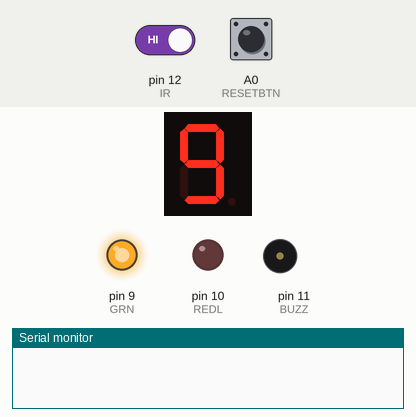
A sketch run on a simulated Arduino Uno, built with avr-gcc and run on an emulated ATmega328P. On the bench: 1-digit seven-segment display, output pins drawn as LEDs (lit = HIGH), buzzer (waves = sounding, pin HIGH), the last lines printed to the serial monitor. Wiring (inferred from the names in the program): 1-digit 7-segment display, segments lit when HIGH: segments pin 2, pin 3, pin 4, pin 5, pin 6, pin 7, pin 8. The test bench sets the inputs (shaded band); at power-on: pin 12 (IR) HIGH, A0 (RESETBTN) HIGH. The segment pins are drawn as the display they are named for; pins used as bus, display or sensor lines are not drawn.

Above: at 1.2 s.
1.3 s: pin 12 (IR) driven LOW
At 1.6 s:
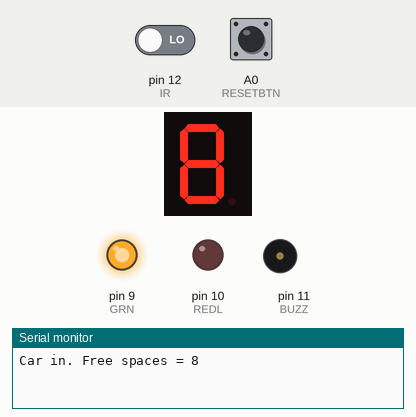
2.8 s: A0 (RESETBTN) pulled LOW for 0.15 s
Timing chart, 0 to 5.8 s (numbered marks = the images above; inputs shaded):
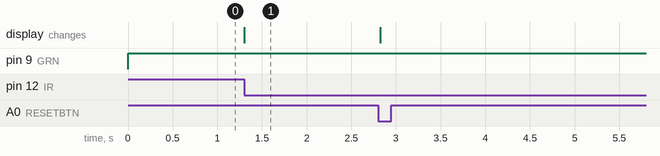

The sketch:

P11_Masjid-Parking-Counter.ino
```cpp
/* PROJECT 11 - MASJID PARKING COUNTER  (11.C Group 6)
   Every car that breaks the IR beam = one space less. The 7-segment shows
   free spaces (9 to 0). FULL = RED LED + beep. RESET = car park empty.  */
const int GRN = 9, REDL = 10;           // LEDs (each through 220 ohm)
const int BUZZ = 11;                    // ACTIVE buzzer
const int IR = 12;                      // IR OUT (LOW = car in the beam)
const int RESETBTN = A0;                // A0 used as a digital input
const int CAPACITY = 9;

int freeSlots = CAPACITY;
int lastIR = HIGH, lastBtn = HIGH;
unsigned long lastCar = 0, lastBeep = 0;

// ---------- 7-SEGMENT DISPLAY (pins a,b,c,d,e,f,g) ----------
const int SEG[7] = {2, 3, 4, 5, 6, 7, 8};
const bool SEG_COMMON_ANODE = false;   // true = common pin goes to 5V instead of GND
const byte DIGIT[10][7] = {
  {1,1,1,1,1,1,0}, {0,1,1,0,0,0,0}, {1,1,0,1,1,0,1}, {1,1,1,1,0,0,1},
  {0,1,1,0,0,1,1}, {1,0,1,1,0,1,1}, {1,0,1,1,1,1,1}, {1,1,1,0,0,0,0},
  {1,1,1,1,1,1,1}, {1,1,1,1,0,1,1} };

void show(int n) {                      // show one number 0-9
  n = constrain(n, 0, 9);
  for (int i = 0; i < 7; i++) {
    bool on = DIGIT[n][i];
    digitalWrite(SEG[i], SEG_COMMON_ANODE ? !on : on);
  }
}
// True ONCE at the moment a button goes from up (HIGH) to pressed (LOW).
// Holding the button down does NOT repeat it.
bool justPressed(int pin, int &lastState) {
  int now = digitalRead(pin);
  bool pressed = (lastState == HIGH && now == LOW);
  lastState = now;
  if (pressed) delay(25);               // ignore contact bounce
  return pressed;
}

void setup() {
  Serial.begin(9600);
  for (int i = 0; i < 7; i++) pinMode(SEG[i], OUTPUT);
  pinMode(GRN, OUTPUT); pinMode(REDL, OUTPUT); pinMode(BUZZ, OUTPUT);
  pinMode(IR, INPUT);
  pinMode(RESETBTN, INPUT_PULLUP);
}

void loop() {
  int now = digitalRead(IR);
  // count the EDGE (the moment a car arrives), not the state; 300 ms debounce
  if (lastIR == HIGH && now == LOW && millis() - lastCar > 300) {
    lastCar = millis();
    if (freeSlots > 0) freeSlots--;
    Serial.print("Car in. Free spaces = "); Serial.println(freeSlots);
  }
  lastIR = now;

  if (justPressed(RESETBTN, lastBtn)) { freeSlots = CAPACITY; Serial.println("RESET"); }

  show(freeSlots);
  bool full = (freeSlots == 0);
  digitalWrite(GRN, !full);
  digitalWrite(REDL, full);

  if (full && millis() - lastBeep >= 2000) lastBeep = millis();
  digitalWrite(BUZZ, (full && millis() - lastBeep < 100) ? HIGH : LOW);
}
```

Measured:
- after the input at 1.3 s, the display: changes at once (image 1)
